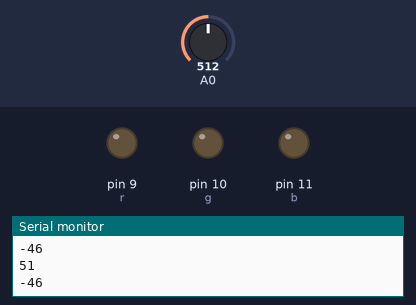
Recording of a sketch running on a simulated Arduino Uno, built with avr-gcc and run on an emulated ATmega328P. Parts: output pins drawn as LEDs (lit = HIGH), the last lines printed to the serial monitor. The test bench sets the inputs (shaded band); at power-on: A0 = 512.

Above: at 1.2 s.
1.3 s: A0 set to 55
2.8 s: A0 set to 47
At 3.6 s:
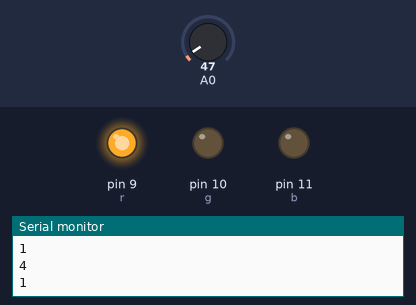
4.3 s: A0 set to 122
At 4.8 s:
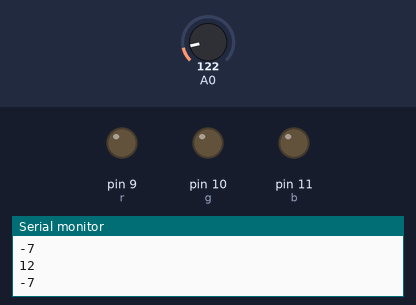
5.8 s: A0 set to 0
At 6.1 s:
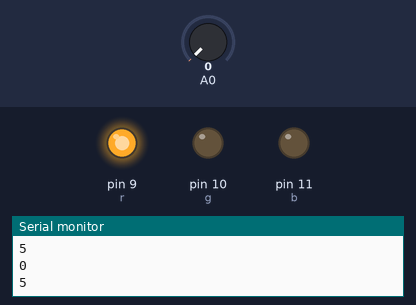
Timing chart, 0 to 8.3 s (numbered marks = the images above; inputs shaded):
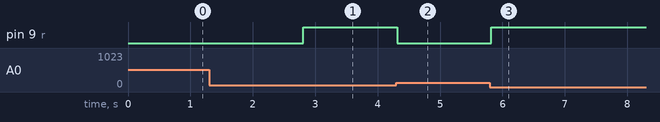

The sketch:

main.ino
```cpp
int r = 9;
int g = 10;
int b = 11;

int defaultLevel = 5;
int maxAnalogPerDefaultLevel = 255 / defaultLevel;

void setup() {
  Serial.begin(9600);

  pinMode(r, OUTPUT);
  pinMode(g, OUTPUT);
  pinMode(b, OUTPUT);
}

void loop() {
  int illuminance = analogRead(A0);
  int level = illuminance / 10;
  Serial.println(level);

  int n = -level + defaultLevel;
  Serial.println(n);
  Serial.println();

  if (n < 0) n = 0;
  int result = maxAnalogPerDefaultLevel * n;
  digitalWrite(r, result);
//  digitalWrite(g, result);
//  digitalWrite(b, result);
}
```

Measured:
- the behaviour switches between 50 and 49 on A0 (found by bisection; images 0 and 1)
- after the input at 2.8 s, pin 9 (r): LOW → HIGH at once
- after the input at 4.3 s, pin 9 (r): HIGH → LOW at once
- after the input at 5.8 s, pin 9 (r): LOW → HIGH at once
